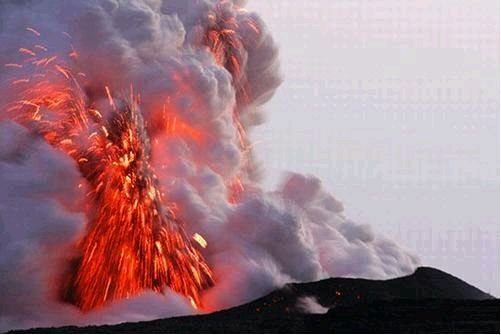
#> input picture First craw/pic/0.jpg, 501 x 335 px
$ python img6.py '../../First craw/pic/0.jpg'
#> lines starting #> are read from the running program, lines starting #| are printed output that depends on the picture
from __future__ import print_function
import sys
from PIL import Image

for infile in sys.argv[1:]:
    try:
        im = Image.open(infile)
#> im is the input picture: PIL image 501x335 RGB; mean R, G, B 159.2, 124.6, 133
        print(infile, im.format, '%dx%d' % im.size, im.mode)
#| ../../First craw/pic/0.jpg JPEG 501x335 RGB
    except IOError:
        pass
box = im.copy()
box = (0, 0, 40, 20)
region = im.crop(box)
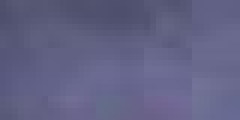
#> region: PIL image 40x20 RGB (shown 6 times larger); mean R, G, B 97.7, 97.6, 132.4
region = region.transpose(Image.ROTATE_180)
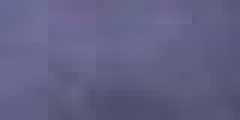
#> region: PIL image 40x20 RGB (shown 6 times larger); mean R, G, B 97.7, 97.6, 132.4
im.paste(region, box)
im.save('test.jpg')
im.show()

$ run again, on First craw/pic/10.jpg
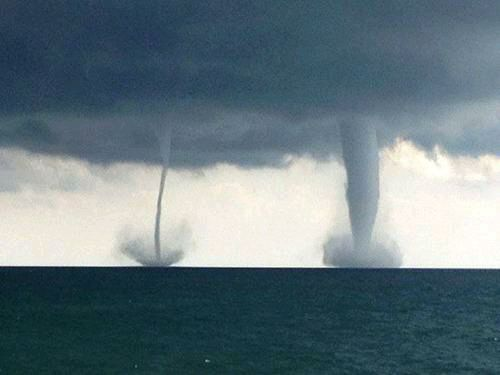
#> input picture First craw/pic/10.jpg, 500 x 375 px
#> im is the input picture: PIL image 500x375 RGB; mean R, G, B 102.8, 120.8, 128.1
#| ../../First craw/pic/10.jpg JPEG 500x375 RGB
#> `region = im.crop(box)`:
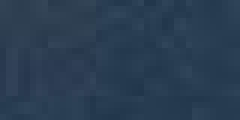
#> region: PIL image 40x20 RGB (shown 6 times larger); mean R, G, B 41.8, 61.3, 82.1

$ run again, on First craw/pic/11.jpg
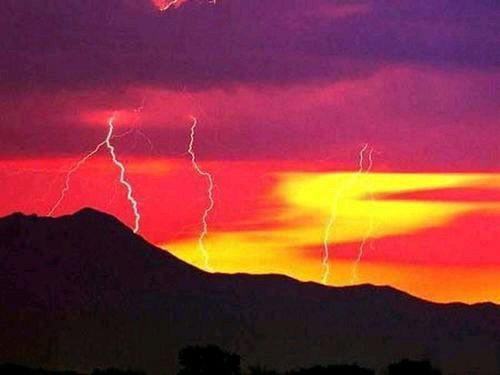
#> input picture First craw/pic/11.jpg, 500 x 375 px
#> im is the input picture: PIL image 500x375 RGB; mean R, G, B 134.5, 53.1, 59.8
#| ../../First craw/pic/11.jpg JPEG 500x375 RGB
#> `region = im.crop(box)`:
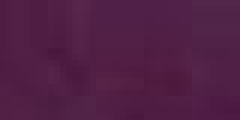
#> region: PIL image 40x20 RGB (shown 6 times larger); mean R, G, B 80.5, 31.3, 69.1

$ run again, on First craw/pic/12.jpg
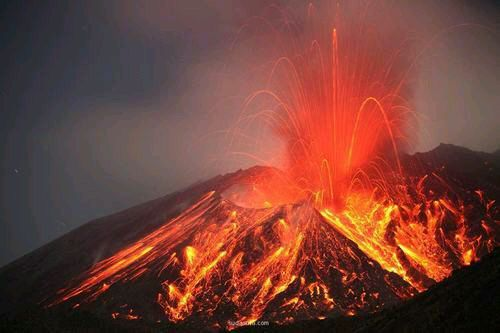
#> input picture First craw/pic/12.jpg, 500 x 333 px
#> im is the input picture: PIL image 500x333 RGB; mean R, G, B 116.8, 65, 55.7
#| ../../First craw/pic/12.jpg JPEG 500x333 RGB
#> `region = im.crop(box)`:
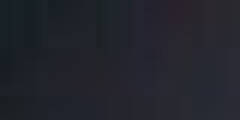
#> region: PIL image 40x20 RGB (shown 6 times larger); mean R, G, B 34.6, 36.4, 44.3
